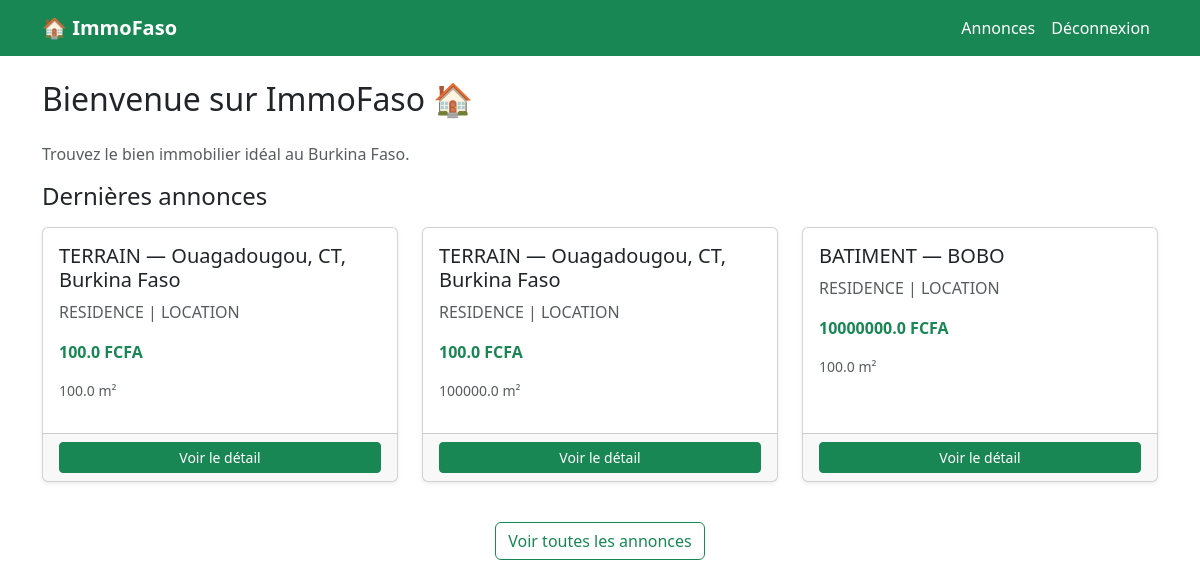
Screenshot of / (signed in) with the database file from the repository.
### core/models.py (models this page shows, shortened)
class Annonce(models.Model):
    OPTION_CHOICES = [
        ('LOCATION', 'Location'),
        ('VENTE', 'Vente'),
    ]
    STATUT_CHOICES = [
        ('EN_ATTENTE', 'En attente de validation'),
        ('PUBLIEE', 'Publiée'),
        ('REFUSEE', 'Refusée'),
        ('RETIREE', 'Retirée'),
    ]
    bailleur = models.ForeignKey(
        Bailleur,
        on_delete=models.CASCADE,
        related_name='annonces',
        null=True,
        blank=True
    )
    bien = models.ForeignKey(
        BienImmobilier,
        on_delete=models.CASCADE,
        related_name='annonces'
    )
    agent_validateur = models.ForeignKey(
        Agent,
        on_delete=models.SET_NULL,
        null=True,
        blank=True,
        related_name='annonces_validees'
    )
    agent_createur = models.ForeignKey(
    Agent,
    on_delete=models.SET_NULL,
    null=True,
    blank=True,
    related_name='annonces_agence'
)
    option = models.CharField(max_length=10, choices=OPTION_CHOICES)
    prix = models.FloatField()
    description = models.TextField()
    statut = models.CharField(max_length=20, choices=STATUT_CHOICES, default='EN_ATTENTE')
    date_publication = models.DateTimeField(auto_now_add=True)
    class Meta:
        verbose_name = 'Annonce'

class BienImmobilier(models.Model):
    TYPE_CHOICES = [
        ('TERRAIN', 'Terrain'),
        ('BATIMENT', 'Bâtiment'),
        ('APPARTEMENT', 'Appartement'),
        ('VILLA', 'Villa'),
        ('COMMERCE', 'Commerce'),
    ]
    USAGE_CHOICES = [
        ('RESIDENCE', 'Résidence'),
        ('BUREAU', 'Bureau'),
        ('COMMERCE', 'Commerce'),
        ('AGRICULTURE', 'Agriculture'),
    ]
    proprietaire = models.ForeignKey(Bailleur, on_delete=models.CASCADE, related_name='biens',null=True,blank=True  )
    type = models.CharField(max_length=20, choices=TYPE_CHOICES)
    usage = models.CharField(max_length=20, choices=USAGE_CHOICES)
    superficie = models.FloatField()
    ville = models.CharField(max_length=100)
    localisation = models.CharField(max_length=255)
    description = models.TextField()
    class Meta:
        verbose_name = 'Bien Immobilier'

### core/views.py (the view)
# urls.py: path('', views.accueil, name='accueil'),
def accueil(request):
    annonces = Annonce.objects.filter(statut='PUBLIEE').order_by('-date_publication')[:6]
    return render(request, 'accueil.html', {'annonces': annonces})

### core/templates/accueil.html (shortened to what this page needs)
{% extends 'base.html' %}
{% block content %}
<h2 class="mb-4">Bienvenue sur ImmoFaso 🏠</h2>
<p class="text-muted">Trouvez le bien immobilier idéal au Burkina Faso.</p>
<h4 class="mb-3">Dernières annonces</h4>
{% if annonces %}
    <div class="row">
        {% for annonce in annonces %}
        <div class="col-md-4 mb-4">
            <div class="card h-100 shadow-sm">
                <div class="card-body">
                    <h5 class="card-title">{{ annonce.bien.type }} — {{ annonce.bien.ville }}</h5>
                    <p class="text-muted">{{ annonce.bien.usage }} | {{ annonce.option }}</p>
                    <p class="fw-bold text-success">{{ annonce.prix }} FCFA</p>
                    <p class="text-muted small">{{ annonce.bien.superficie }} m²</p>
                </div>
                <div class="card-footer">
                    <a href="{% url 'detail_annonce' annonce.id %}" class="btn btn-success btn-sm w-100">
                        Voir le détail
                    </a>
                </div>
            </div>
        </div>
        {% endfor %}
    </div>
    <div class="text-center mt-3">
        <a href="{% url 'liste_annonces' %}" class="btn btn-outline-success">
            Voir toutes les annonces
        </a>
    </div>
{% else %}
    <div class="alert alert-info">Aucune annonce disponible pour le moment.</div>
{% endif %}
{% endblock %}

### rows the page displays
Annonce: bien.type "TERRAIN", bien.ville "Ouagadougou, CT, Burkina Faso", bien.usage "RESIDENCE", option "LOCATION", prix "100.0", bien.superficie "100.0"
Annonce: bien.type "TERRAIN", bien.ville "Ouagadougou, CT, Burkina Faso", bien.usage "RESIDENCE", option "LOCATION", prix "100.0", bien.superficie "100000.0"
Annonce: bien.type "BATIMENT", bien.ville "BOBO", bien.usage "RESIDENCE", option "LOCATION", prix "10000000.0", bien.superficie "100.0"
